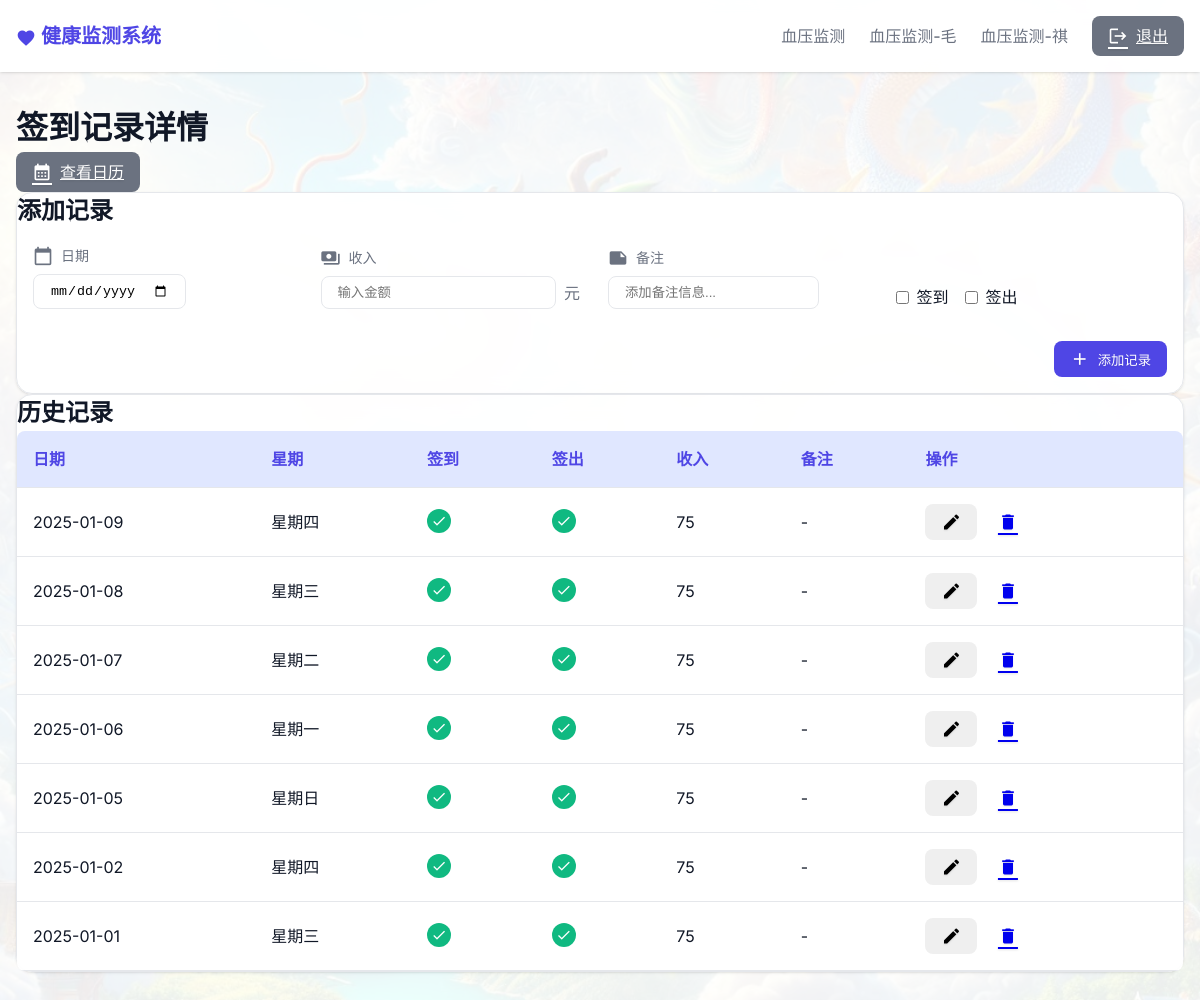
The page /checkin_detail (signed in) on the database its author committed.
### tables this page shows
CREATE TABLE checkin_records
                 (id INTEGER PRIMARY KEY AUTOINCREMENT,
                  date TEXT NOT NULL,
                  day_of_week TEXT NOT NULL,
                  checkin BOOLEAN NOT NULL,
                  checkout BOOLEAN NOT NULL,
                  notes TEXT,
                  income DECIMAL(10,2));

### app.py (the view)
@app.route('/checkin_detail')
@login_required
def checkin_detail():
    page = request.args.get('page', 1, type=int)
    per_page = 10
    db = get_db()
    records = db.execute('''
        WITH daily_records AS (
            SELECT
                id,
                date,
                day_of_week,
                MAX(checkin) as checkin_status,
                MAX(checkout) as checkout_status,
                GROUP_CONCAT(notes, ' ') as all_notes
            FROM (
                SELECT
                    id,
                    date,
                    day_of_week,
                    checkin,
                    checkout,
                    notes
                FROM checkin_records
                ORDER BY id DESC
            )
            GROUP BY date
        )
        SELECT
            id,
            date,
            day_of_week,
            checkin_status,
            checkout_status,
            CASE
                WHEN checkin_status = 1 AND checkout_status = 1 THEN 75
                ELSE 0
            END as total_income,
            all_notes
        FROM daily_records
        ORDER BY date DESC
        LIMIT ? OFFSET ?
    ''', [per_page, (page - 1) * per_page]).fetchall()
    total = db.execute('''
        SELECT COUNT(DISTINCT date)
        FROM checkin_records
    ''').fetchone()[0]
    formatted_records = []
    for record in records:
        formatted_records.append({
            'id': record['id'],
            'date': record['date'],
            'day_of_week': record['day_of_week'],
            'checkin': record['checkin_status'],
            'checkout': record['checkout_status'],
            'income': record['total_income'],
            'notes': record['all_notes'].strip() if record['all_notes'] else ''
        })
    db.close()
    total_pages = (total + per_page - 1) // per_page
    return render_template('checkindetail.html',
                         records=formatted_records,
                         current_page=page,
                         total_pages=total_pages)

### app.py (called while the page is built)
def login_required(f):
    @wraps(f)
    def decorated_function(*args, **kwargs):
        if 'logged_in' not in session:
            return redirect(url_for('login'))
        return f(*args, **kwargs)
    return decorated_function

def get_db():
    db = sqlite3.connect('monitor.db')
    db.row_factory = sqlite3.Row
    return db

### templates/checkindetail.html (shortened to what this page needs)
{% extends "base.html" %}
{% block content %}
<div class="page-header">
    <h1 class="page-title">签到记录详情</h1>
    <div class="page-actions">
        <a href="{{ url_for('checkin_calendar', year=current_year, month=current_month) }}" class="btn btn-secondary">
            <span class="material-icons">calendar_month</span>
            查看日历
        </a>
    </div>
</div>
<div class="card">
    <div class="card-header">
        <h2 class="card-title">添加记录</h2>
    </div>
    <div class="card-body">
        <form id="addForm" method="post" action="{{ url_for('add_checkin_record') }}" class="add-form">
            <div class="form-row">
                <div class="form-group">
                    <label class="form-label">
                        <span class="material-icons">calendar_today</span>
                        日期
                    </label>
                    <input type="date" name="date" value="{{ today }}" class="form-control" required>
                </div>
                <div class="form-group">
                    <label class="form-label">
                        <span class="material-icons">payments</span>
                        收入
                    </label>
                    <div class="input-group">
                        <input type="number" name="income" class="form-control" step="0.01" placeholder="输入金额">
                        <span class="unit">元</span>
                    </div>
                </div>
                <div class="form-group">
                    <label class="form-label">
                        <span class="material-icons">note</span>
                        备注
                    </label>
                    <input type="text" name="notes" class="form-control" placeholder="添加备注信息...">
                </div>
                <div class="form-group">
                    <label class="form-label">&nbsp;</label>
                    <div class="checkbox-group">
                        <label class="checkbox-label">
                            <input type="checkbox" name="checkin" value="1">
                            <span>签到</span>
                        </label>
                        <label class="checkbox-label">
                            <input type="checkbox" name="checkout" value="1">
                            <span>签出</span>
                        </label>
                    </div>
                </div>
            </div>
            <div class="form-actions">
                <button type="submit" class="btn btn-primary">
                    <span class="material-icons">add</span>
                    添加记录
                </button>
            </div>
        </form>
    </div>
</div>
<div class="card">
    <div class="card-header">
        <h2 class="card-title">历史记录</h2>
    </div>
    <div class="table-responsive">
        <table>
            <thead>
                <tr>
                    <th>日期</th>
                    <th>星期</th>
                    <th>签到</th>
                    <th>签出</th>
                    <th>收入</th>
                    <th>备注</th>
                    <th>操作</th>
                </tr>
            </thead>
            <tbody>
                {% for record in records %}
                <tr>
                    <td>{{ record.date }}</td>
                    <td>{{ record.day_of_week }}</td>
                    <td>
                        {% if record.checkin %}
                        <span class="badge success">
                            <span class="material-icons">check</span>
                        </span>
                        {% else %}
                        <span class="badge danger">
                            <span class="material-icons">close</span>
                        </span>
                        {% endif %}
                    </td>
                    <td>
                        {% if record.checkout %}
                        <span class="badge success">
                            <span class="material-icons">check</span>
                        </span>
                        {% else %}
                        <span class="badge danger">
                            <span class="material-icons">close</span>
                        </span>
                        {% endif %}
                    </td>
                    <td>{{ record.income if record.income else '-' }}</td>
                    <td>{{ record.notes if record.notes else '-' }}</td>
                    <td class="actions">
                        <button onclick="showEditForm('{{ record.date }}', this)" class="btn btn-icon" title="编辑">
                            <span class="material-icons">edit</span>
                        </button>
                        <a href="{{ url_for('delete_checkin_record', id=record.id) }}"
                           onclick="return confirm('确定要删除这条记录吗？')"
                           class="btn btn-icon btn-danger"
                           title="删除">
                            <span class="material-icons">delete</span>
                        </a>
                    </td>
                </tr>
                {% endfor %}
            </tbody>
        </table>
    </div>
</div>
{% endblock %}

### templates/base.html (shortened to what this page needs)
<!doctype html>
<html lang="zh">
<head>
</head>
<body>
    <nav class="navbar">
        <div class="container navbar-content">
            <a href="{{ url_for('index') }}" class="nav-brand">
                <span class="material-icons">favorite</span>
                健康监测系统
            </a>
            <div class="nav-links">
                {% if session.logged_in %}
                <a href="{{ url_for('blood_pressure_detail') }}" class="nav-link">血压监测</a>
                <a href="{{ url_for('blood_pressure2_detail') }}" class="nav-link">血压监测-毛</a>
                <a href="{{ url_for('blood_pressure3_detail') }}" class="nav-link">血压监测-祺</a>
                <a href="{{ url_for('logout') }}" class="btn btn-secondary">
                    <span class="material-icons">logout</span>
                    退出
                </a>
                {% endif %}
            </div>
        </div>
    </nav>
    <main class="container" style="padding-top: 2rem;">
        {% block content %}{% endblock %}
    </main>
</body>
</html>

### templates/base.html (style rules this page uses)
:root { --primary-color: #4f46e5; --primary-hover: #4338ca; --primary-light: #e0e7ff; --secondary-color: #6b7280; --secondary-hover: #4b5563; --secondary-light: #f3f4f6; --success-color: #10b981; --success-light: #d1fae5; --warning-color: #f59e0b; --warning-light: #fef3c7; --danger-color: #ef4444; --danger-light: #fee2e2; --info-color: #3b82f6; --info-light: #dbeafe; --background-color: #f9fafb; --card-background: #ffffff; --text-primary: #111827; --text-secondary: #6b7280; --border-color: #e5e7eb; --shadow-sm: 0 1px 2px 0 rgb(0 0 0 / 0.05); --shadow: 0 1px 3px 0 rgb(0 0 0 / 0.1), 0 1px 2px -1px rgb(0 0 0 / 0.1); --shadow-md: 0 4px 6px -1px rgb(0 0 0 / 0.1), 0 2px 4px -2px rgb(0 0 0 / 0.1); --shadow-lg: 0 10px 15px -3px rgb(0 0 0 / 0.1), 0 4px 6px -4px rgb(0 0 0 / 0.1); }
* { margin: 0; padding: 0; box-sizing: border-box; }
body { font-family: 'Inter', system-ui, sans-serif; color: var(--text-primary); line-height: 1.5; background: url('/static/chinese-dragon.png') no-repeat center center fixed; background-size: cover; position: relative; }
body::before { content: ''; position: fixed; top: 0; left: 0; width: 100%; height: 100%; background-color: rgba(255, 255, 255, 0.92); z-index: -1; }
.container { max-width: 1200px; margin: 0 auto; padding: 0 1rem; }
.navbar { background-color: rgba(255, 255, 255, 0.95); backdrop-filter: blur(10px); box-shadow: var(--shadow); padding: 1rem 0; position: sticky; top: 0; z-index: 100; }
.navbar-content { display: flex; justify-content: space-between; align-items: center; }
.nav-brand { font-size: 1.25rem; font-weight: 600; color: var(--primary-color); text-decoration: none; }
.nav-links { display: flex; gap: 1.5rem; align-items: center; }
.nav-link { color: var(--text-secondary); text-decoration: none; font-weight: 500; transition: color 0.2s; }
.btn { padding: 0.5rem 1rem; font-weight: 500; border-radius: 0.5rem; transition: all 0.2s ease; display: inline-flex; align-items: center; gap: 0.5rem; border: none; cursor: pointer; backdrop-filter: blur(4px); text-shadow: 0 1px 2px rgba(0, 0, 0, 0.1); }
.btn-primary { background-color: var(--primary-color); color: white; }
.btn-secondary { background-color: var(--secondary-color); color: white; }
.card { background: rgba(255, 255, 255, 0.95); backdrop-filter: blur(10px); border-radius: 1rem; box-shadow: var(--shadow); transition: all 0.3s ease; border: 1px solid var(--border-color); }
.form-group { margin-bottom: 1rem; }
.form-label { display: block; margin-bottom: 0.5rem; color: var(--text-secondary); font-weight: 500; }
.form-control { border: 1px solid var(--border-color); border-radius: 0.5rem; padding: 0.5rem 1rem; transition: all 0.2s ease; }
table { width: 100%; border-collapse: separate; border-spacing: 0; background: rgba(255, 255, 255, 0.95); backdrop-filter: blur(8px); border-radius: 0.5rem; overflow: hidden; }
th, td { padding: 1rem; border-bottom: 1px solid var(--border-color); text-align: left; }
th { background-color: var(--primary-light); color: var(--primary-color); font-weight: 600; padding: 1rem; text-align: left; }
.material-icons { font-size: 1.25rem; vertical-align: middle; }
main.container { position: relative; z-index: 1; padding: 2rem 1rem; min-height: calc(100vh - 4rem); }

### templates/checkindetail.html (style rules this page uses)
.add-form { padding: 1rem; }
.form-row { display: flex; gap: 1rem; align-items: flex-end; }
.form-group { flex: 1; }
.form-label { display: flex; align-items: center; gap: 0.5rem; margin-bottom: 0.5rem; color: var(--text-secondary); font-size: 0.875rem; }
.form-label .material-icons { font-size: 1.25rem; }
.input-group { position: relative; display: flex; align-items: center; }
.input-group .unit { position: absolute; right: 0.75rem; color: var(--text-secondary); }
.input-group input { padding-right: 2.5rem; }
.checkbox-group { display: flex; gap: 1rem; }
.checkbox-label { display: flex; align-items: center; gap: 0.5rem; cursor: pointer; }
.form-actions { margin-top: 1rem; display: flex; gap: 0.5rem; justify-content: flex-end; }
.badge { display: inline-flex; align-items: center; justify-content: center; width: 24px; height: 24px; border-radius: 50%; }
.badge .material-icons { font-size: 1rem; }
.badge.success { background-color: var(--success-color); color: white; }

### rows shown on the page
checkin_records: date "2025-01-09", day_of_week "星期四", income "75", notes "-"
checkin_records: date "2025-01-08", day_of_week "星期三", income "75", notes "-"
checkin_records: date "2025-01-07", day_of_week "星期二", income "75", notes "-"
checkin_records: date "2025-01-06", day_of_week "星期一", income "75", notes "-"
checkin_records: date "2025-01-05", day_of_week "星期日", income "75", notes "-"
checkin_records: date "2025-01-02", day_of_week "星期四", income "75", notes "-"
checkin_records: date "2025-01-01", day_of_week "星期三", income "75", notes "-"
